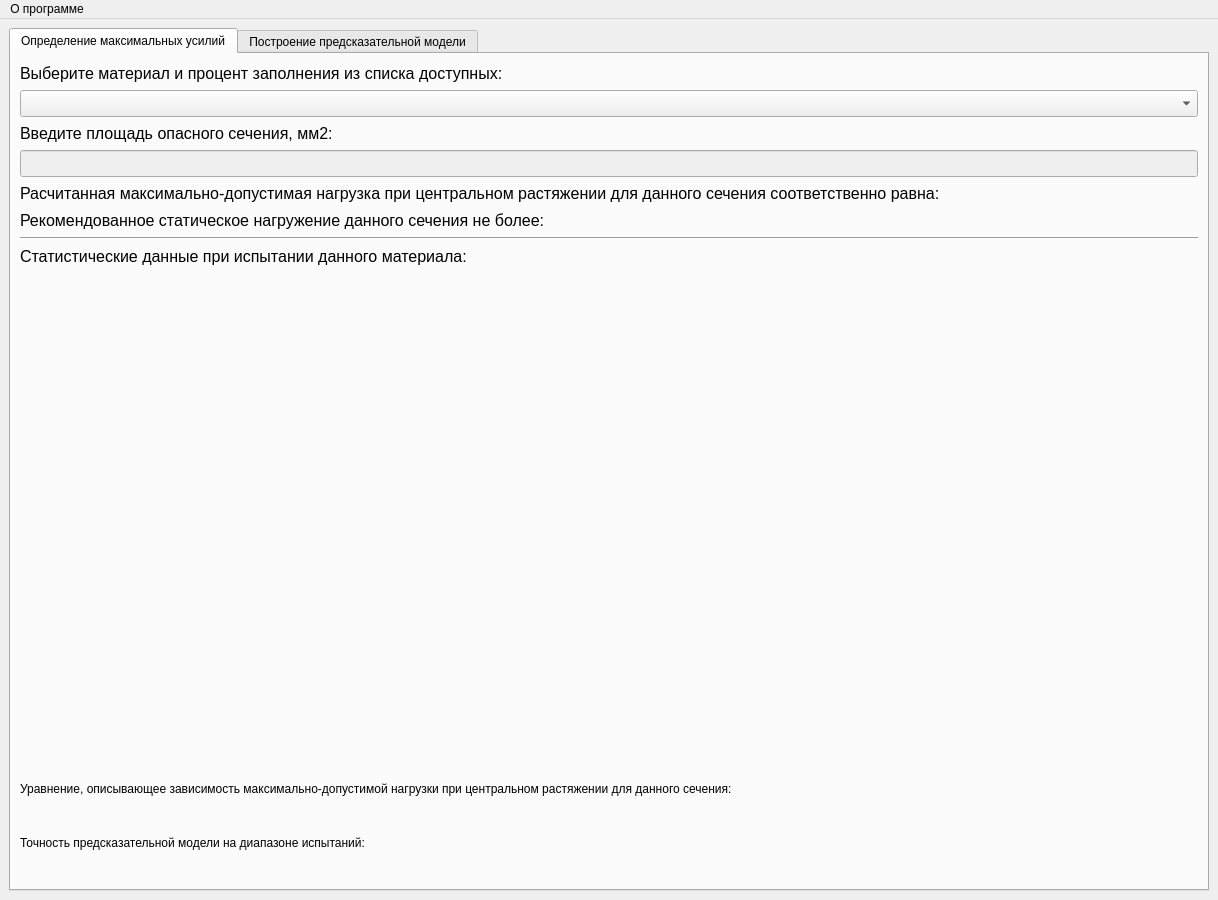
<?xml version="1.0" encoding="UTF-8"?>
<ui version="4.0">
 <class>MainWindow</class>
 <widget class="QMainWindow" name="MainWindow">
  <property name="geometry">
   <rect>
    <x>0</x>
    <y>0</y>
    <width>1218</width>
    <height>900</height>
   </rect>
  </property>
  <property name="sizePolicy">
   <sizepolicy hsizetype="Fixed" vsizetype="Fixed">
    <horstretch>0</horstretch>
    <verstretch>0</verstretch>
   </sizepolicy>
  </property>
  <property name="minimumSize">
   <size>
    <width>1218</width>
    <height>900</height>
   </size>
  </property>
  <property name="maximumSize">
   <size>
    <width>1218</width>
    <height>900</height>
   </size>
  </property>
  <property name="windowTitle">
   <string>Основное окно</string>
  </property>
  <widget class="QWidget" name="centralwidget">
   <layout class="QVBoxLayout" name="verticalLayout">
    <item>
     <widget class="QTabWidget" name="main_tabs">
      <property name="minimumSize">
       <size>
        <width>1200</width>
        <height>800</height>
       </size>
      </property>
      <property name="currentIndex">
       <number>0</number>
      </property>
      <widget class="QWidget" name="master_tab">
       <attribute name="title">
        <string>Определение максимальных усилий</string>
       </attribute>
       <layout class="QVBoxLayout" name="verticalLayout_2">
        <item>
         <widget class="QLabel" name="label">
          <property name="font">
           <font>
            <pointsize>12</pointsize>
           </font>
          </property>
          <property name="text">
           <string>Выберите материал и процент заполнения из списка доступных:</string>
          </property>
         </widget>
        </item>
        <item>
         <widget class="QComboBox" name="master_comboBox">
          <property name="font">
           <font>
            <pointsize>12</pointsize>
           </font>
          </property>
         </widget>
        </item>
        <item>
         <widget class="QLabel" name="label_4">
          <property name="font">
           <font>
            <pointsize>12</pointsize>
           </font>
          </property>
          <property name="text">
           <string>Введите площадь опасного сечения, мм2:</string>
          </property>
         </widget>
        </item>
        <item>
         <widget class="QLineEdit" name="master_square_edit">
          <property name="enabled">
           <bool>false</bool>
          </property>
          <property name="font">
           <font>
            <pointsize>12</pointsize>
           </font>
          </property>
         </widget>
        </item>
        <item>
         <widget class="QLabel" name="master_maxForce_label">
          <property name="font">
           <font>
            <pointsize>12</pointsize>
           </font>
          </property>
          <property name="text">
           <string>Расчитанная максимально-допустимая нагрузка при центральном растяжении для данного сечения соответственно равна: </string>
          </property>
         </widget>
        </item>
        <item>
         <widget class="QLabel" name="master_recForce_label">
          <property name="font">
           <font>
            <pointsize>12</pointsize>
           </font>
          </property>
          <property name="text">
           <string>Рекомендованное статическое нагружение данного сечения не более: </string>
          </property>
         </widget>
        </item>
        <item>
         <widget class="Line" name="line">
          <property name="orientation">
           <enum>Qt::Horizontal</enum>
          </property>
         </widget>
        </item>
        <item>
         <widget class="QLabel" name="label_7">
          <property name="font">
           <font>
            <pointsize>12</pointsize>
           </font>
          </property>
          <property name="text">
           <string>Статистические данные при испытании данного материала: </string>
          </property>
         </widget>
        </item>
        <item>
         <widget class="QWidget" name="master_graph_widget" native="true">
          <property name="minimumSize">
           <size>
            <width>0</width>
            <height>500</height>
           </size>
          </property>
         </widget>
        </item>
        <item>
         <widget class="QLabel" name="label_8">
          <property name="text">
           <string>Уравнение, описывающее зависимость максимально-допустимой нагрузки при центральном растяжении для данного сечения:</string>
          </property>
         </widget>
        </item>
        <item>
         <widget class="QLabel" name="master_equation_label">
          <property name="text">
           <string/>
          </property>
         </widget>
        </item>
        <item>
         <widget class="QLabel" name="label_10">
          <property name="text">
           <string>Точность предсказательной модели на диапазоне испытаний: </string>
          </property>
         </widget>
        </item>
        <item>
         <widget class="QLabel" name="master_label_accuracy">
          <property name="text">
           <string/>
          </property>
         </widget>
        </item>
       </layout>
      </widget>
      <widget class="QWidget" name="build_tab">
       <attribute name="title">
        <string>Построение предсказательной модели</string>
       </attribute>
       <layout class="QVBoxLayout" name="verticalLayout_3">
        <item>
         <layout class="QHBoxLayout" name="horizontalLayout_4">
          <item>
           <widget class="QLabel" name="label_12">
            <property name="frameShadow">
             <enum>QFrame::Plain</enum>
            </property>
            <property name="text">
             <string>Внимание! Перед построением модели ознакомьтесь с файлом-инструкцией о формате предоставляемых данных по кнопке справа! Использование данных неправильного формата может привести к экстренному закрытию программного продукта. </string>
            </property>
            <property name="wordWrap">
             <bool>true</bool>
            </property>
           </widget>
          </item>
          <item>
           <widget class="Line" name="line_2">
            <property name="orientation">
             <enum>Qt::Vertical</enum>
            </property>
           </widget>
          </item>
          <item>
           <widget class="QToolButton" name="build_about_toolButton">
            <property name="text">
             <string>Справка</string>
            </property>
           </widget>
          </item>
         </layout>
        </item>
        <item>
         <widget class="QPushButton" name="build_choosefile_button">
          <property name="text">
           <string>Выбрать файл с испытаниями для создания предсказательной модели</string>
          </property>
         </widget>
        </item>
        <item>
         <widget class="QPushButton" name="build_createModel_button">
          <property name="enabled">
           <bool>false</bool>
          </property>
          <property name="text">
           <string>Создать предсказательную модель</string>
          </property>
         </widget>
        </item>
        <item>
         <widget class="QPushButton" name="build_editdata_button">
          <property name="enabled">
           <bool>false</bool>
          </property>
          <property name="text">
           <string>Просмотреть данные, используемые для создания модели</string>
          </property>
         </widget>
        </item>
        <item>
         <widget class="QProgressBar" name="build_progresbar">
          <property name="enabled">
           <bool>false</bool>
          </property>
          <property name="value">
           <number>0</number>
          </property>
         </widget>
        </item>
        <item>
         <widget class="QWidget" name="build_graph_widget" native="true">
          <property name="minimumSize">
           <size>
            <width>0</width>
            <height>550</height>
           </size>
          </property>
         </widget>
        </item>
        <item>
         <widget class="QLabel" name="build_accuracy_label">
          <property name="text">
           <string>Точность данной предсказательной модели:</string>
          </property>
         </widget>
        </item>
        <item>
         <widget class="QLabel" name="build_equation_label">
          <property name="text">
           <string>Уравнение, описывающее зависимость максимально-допустимой нагрузки:</string>
          </property>
         </widget>
        </item>
        <item>
         <widget class="QLineEdit" name="build_modelName_edit">
          <property name="enabled">
           <bool>false</bool>
          </property>
          <property name="text">
           <string>Название_материала*Процент_заполнения</string>
          </property>
          <property name="maxLength">
           <number>100</number>
          </property>
         </widget>
        </item>
        <item>
         <widget class="QPushButton" name="build_savemodel_button">
          <property name="enabled">
           <bool>false</bool>
          </property>
          <property name="text">
           <string>Сохранить созданную модель в БД под заданым именем </string>
          </property>
         </widget>
        </item>
       </layout>
      </widget>
     </widget>
    </item>
   </layout>
  </widget>
  <widget class="QMenuBar" name="menubar">
   <property name="geometry">
    <rect>
     <x>0</x>
     <y>0</y>
     <width>1218</width>
     <height>21</height>
    </rect>
   </property>
   <widget class="QMenu" name="menu">
    <property name="title">
     <string>О программе</string>
    </property>
   </widget>
   <addaction name="menu"/>
  </widget>
 </widget>
 <resources/>
 <connections/>
</ui>
